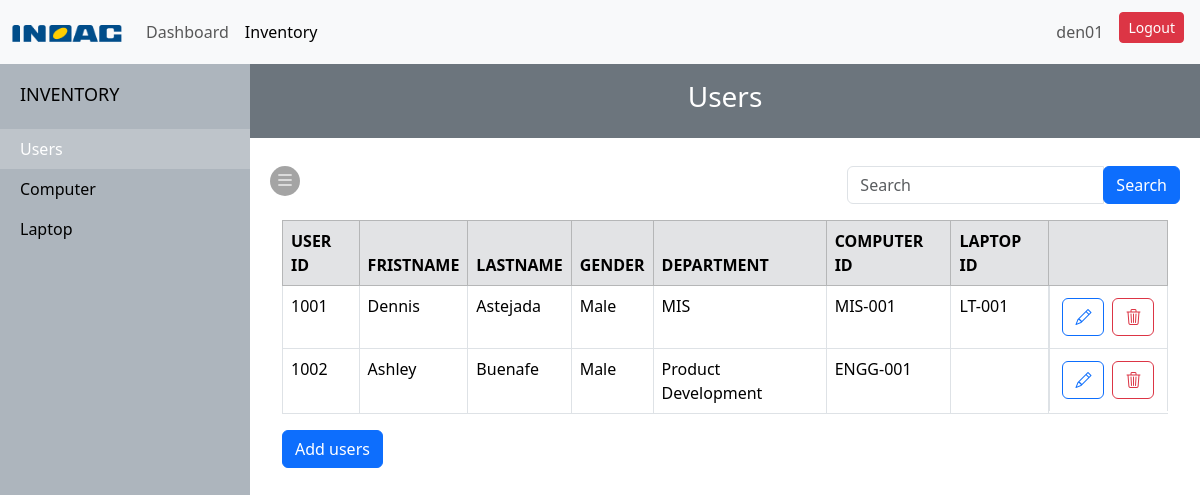
Page /users.php (signed in) on the committed database.
### tables this page shows
CREATE TABLE `users` (
  `id` int(11) NOT NULL,
  `firstname` varchar(255) DEFAULT NULL,
  `lastname` varchar(255) DEFAULT NULL,
  `gender` varchar(255) DEFAULT NULL,
  `department` varchar(255) DEFAULT NULL,
  `computer_id` varchar(255) DEFAULT NULL,
  `laptop_id` varchar(255) DEFAULT NULL
);

### users_read.php (called while the page is built)
<?php
    require('./database.php');
    $queryUsers = "SELECT * FROM users";
    $sqlUsers = mysqli_query($connection, $queryUsers);
?>

### users.php (the view, shortened to what this page needs)
<?php
  require('./users_read.php');
  if(isset($_SESSION["username"])){
?>
<!DOCTYPE html>
<html lang="en">
<head>
    <link rel="stylesheet" href="https://cdn.jsdelivr.net/npm/bootstrap@5.3.3/dist/css/bootstrap.min.css" rel="stylesheet">
    <link rel="stylesheet" href="https://cdn.jsdelivr.net/npm/bootstrap-icons@1.11.3/font/bootstrap-icons.min.css">
    <link rel="stylesheet" href="./css/inventory_computer.css">
</head>
<body>
      <nav class="navbar navbar-expand-md bg-body-tertiary sticky-top">
        <div class="container-fluid">
          <a class="navbar-brand" href="#"><img src="./img/logo 2.png" style="width: 110px;" alt=""></a>
          <div class="collapse navbar-collapse" id="navbarSupportedContent">
            <ul class="navbar-nav me-auto mb-2 mb-lg-0">
              <li class="nav-item">
                <a class="nav-link" href="./dashboard.php">Dashboard</a>
              </li>
              <li class="nav-item">
                <a class="nav-link active" href="./inventory_computer.php">Inventory</a>
              </li>
            </ul>
            <ul class="navbar-nav ">
              <li class="nav-item p-1">
                <a class="nav-link" href=""><?php echo $_SESSION["username"]; ?></a>
              </li>
              <li class="nav-item p-1">
                <a class="btn btn-danger btn-sm" href="./includes/logout.inc.php">Logout</a>
              </li>
            </ul>
          </div>
        </div>
      </nav>
      <div id="wrapper">
        <div id="sidebar-wrapper">
            <ul class="sidebar-nav">
                <li class="sidebar-brand">
                    <a href="./users.php">
                        INVENTORY
                    </a>
                </li>
                <li>
                    <a class="active" href="./users.php">Users</a>
                </li>
                <li>
                    <a class="" href="./inventory_computer.php">Computer</a>
                </li>
                <li>
                    <a href="./inventory_laptop.php">Laptop</a>
                </li>
            </ul>
        </div>
        <div class="p-3 mb-2 bg-secondary text-white d-flex justify-content-center">
          <h3>Users</h3>
        </div>
  <div id="page-content-wrapper">
  <div onclick="hideShow()" id="menu" class="menu d-flex justify-content-center"><i class="bi bi-list"></i></div>
      <div class="d-flex justify-content-end">
        <form method="GET" action="./search_users.php">
          <div class="input-group mb-3">
            <input type="text" class="form-control" placeholder="Search" name="searchUser">
          <div class="input-group-append">
            <button type="submit" class="btn btn-primary">Search</button>
          </div>
          </div>
        </form>
      </div>
      <div class="container-fluid">
      <div class="table-responsive-lg">
        <table class="table table-bordered table-hover">
          <thead>
            <tr class="table-secondary">
              <th>USER ID</th>
              <th>FRISTNAME</th>
              <th>LASTNAME</th>
              <th>GENDER</th>
              <th>DEPARTMENT</th>
              <th>COMPUTER ID</th>
              <th>LAPTOP ID</th>
              <th></th>
            </tr>
          </thead>
          <tbody>
          <?php while($results = mysqli_fetch_array($sqlUsers)) {?>
            <tr>
              <td><?php echo $results['id']?></td>
              <td><?php echo $results['firstname']?></td>
              <td><?php echo $results['lastname']?></td>
              <td><?php echo $results['gender']?></td>
              <td><?php echo $results['department']?></td>
              <td><?php echo $results['computer_id']?></td>
              <td><?php echo $results['laptop_id']?></td>
              <td style="display: flex;">
                <form action="./update_users.php" method="post" class="p-1">
                  <button type="submit" class="btn btn-outline-primary" name="toUpdate"><i class="bi bi-pencil"></i></button>
                </form>
                <form action="./delete_confirmation.php" method="post" class="p-1">
                  <button type="submit" class="btn btn-outline-danger" name="toDelete"><i class="bi bi-trash3"></i></button>
                </form>
              </td>
            </tr>
            <?php } ?>
          </tbody>
        </table>
        </div>
        <a href="./add_users.php" class="btn btn-primary">Add users</a>
      </div>
        </div>
    </div>
</body>
</html>
<?php } else {
    header ("location: ./index.php");
    exit();
}
?>

### css/inventory_computer.css (style rules this page uses)
body { overflow-x: hidden; }
#wrapper { padding-left: 0; -webkit-transition: all 0.5s ease; -moz-transition: all 0.5s ease; -o-transition: all 0.5s ease; transition: all 0.5s ease; }
#sidebar-wrapper { z-index: 1000; position: fixed; left: 250px; width: 0; height: 100%; margin-left: -250px; overflow-y: auto; background: #adb5bd; -webkit-transition: all 0.5s ease; -moz-transition: all 0.5s ease; -o-transition: all 0.5s ease; transition: all 0.5s ease; }
#page-content-wrapper { width: 100%; position: absolute; padding: 15px; }
.sidebar-nav { position: absolute; top: 0; width: 250px; margin: 0; padding: 0; list-style: none; }
.sidebar-nav li { text-indent: 20px; line-height: 40px; }
.sidebar-nav li a { display: block; text-decoration: none; color: #000000; }
.sidebar-nav .active { color: #fff; background: rgba(255,255,255,0.2); }
.sidebar-nav > .sidebar-brand { height: 65px; font-size: 18px; line-height: 60px; }
.sidebar-nav > .sidebar-brand a { color: #000000; }
@media (min-width:768px) { #wrapper { padding-left: 250px; } }
@media (min-width:768px) { #sidebar-wrapper { width: 250px; } }
@media (min-width:768px) { #page-content-wrapper { padding: 20px; position: relative; } }
#wrapper #menu { visibility: visible; position: fixed; width:30px; height: 30px; background-color: #0000005b; font-size: 20px; color: white; border-radius:50%; z-index: 1000; }

### rows in the picture
users: id "1001", firstname "Dennis", lastname "Astejada", gender "Male", department "MIS", computer "MIS-001", laptop "LT-001"
users: id "1002", firstname "Ashley", lastname "Buenafe", gender "Male", department "Product Development", computer "ENGG-001"

### other values in the picture
$_SESSION["username"] "den01"
